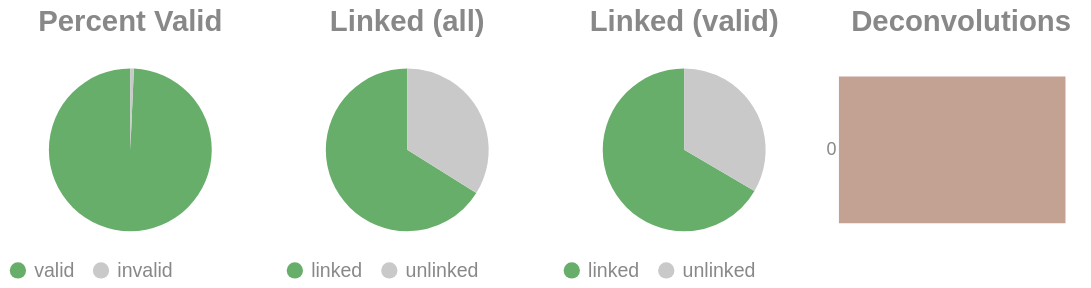

The code cell stored with this chart in its notebook:
### Code cell
if SKIPLR:
    pass
else:
    clash = Counter()
    for i in valids['molecule'].to_list():
        _mol = i.split("-")
        if len(_mol) == 1:
            clash.update('0')
        else:
            clash.update(_mol[-1])

    _d = {"deconvolutions": [], 'count': []}
    for k,v in clash.items():
        _d['deconvolutions'].append(k)
        _d['count'].append(v)

    tot_valid = valids['reads'].sum()
    mask = valids['reads'] >= 2
    n_linked_reads = valids.filter(mask)['reads'].sum()
    if n_linked_reads == 0:
        print_html("No linked molecules (>=2 reads) were detected; skipping linked-only distributions.")
        SKIPLR = True
    else:
        perc_valid = round(tot_valid / n_reads, 4)
        linked_perc_abs = round(n_linked_reads / n_reads, 4)
        linked_perc = round(n_linked_reads / tot_valid, 4)

    _valid = pl.DataFrame({"valids": ['valid', 'invalid'], "count": [tot_valid, n_reads - tot_valid]})
    _linked_abs = pl.DataFrame({"linked (absolute)": ['linked', 'unlinked'], "count": [n_linked_reads, n_reads - n_linked_reads]})
    _linked_rel = pl.DataFrame({"linked (valids)": ['linked', 'unlinked'], "count": [n_linked_reads, tot_valid - n_linked_reads]})

    (
        alt.hconcat(
            piechart(_valid, goodval = 'valid', title = "Percent Valid"),
            piechart(_linked_abs, goodval = "linked", title =  "Linked (all)"),
            piechart(_linked_rel, goodval = "linked", title =  "Linked (valid)"),
            convolutionbar(pl.DataFrame(_d), title = "Deconvolutions"),
            center = True,
            bounds = 'flush'
        )
        .resolve_scale(color='independent')
        .resolve_legend('independent')
        .properties(usermeta={'embedOptions': {"actions": False}})
    ).display()

### Figure 1 — Vega-Lite specification as saved in the notebook (floating-point values rounded to 4 significant figures)
{"width": "container", "height": 400, "config": {"title": {"anchor": "start", "dy": -15, "fontSize": 18, "color": "#888888", "subtitleColor": "#888888", "subtitleFontSize": 14}, "arc": {"fill": "#0072B2"}, "axis": {"domainColor": "#888888", "domainWidth": 0.5, "gridWidth": 0.2, "grid": false, "titleFontWeight": 400, "titleFontSize": 15, "labelFontSize": 11, "labelColor": "#888888", "tickColor": "#888888", "tickWidth": 0.2, "titleColor": "#888888"}, "axisBand": {"grid": false}, "axisX": {"grid": true, "tickSize": 10, "domainCap": "round"}, "axisY": {"domain": false, "grid": true, "tickSize": 0, "domainCap": "round"}, "background": "transparent", "header": {"labelFontSize": 15, "labelColor": "#888888", "titleFontSize": 15, "titleFontWeight": 600, "titleColor": "#888888"}, "legend": {"labelFont": "sans-serif", "labelFontSize": 12, "labelColor": "#888888", "symbolSize": 100, "symbolType": "circle", "titleFontSize": 12, "titlePadding": 10, "titleColor": "#888888", "title": null}, "range": {"category": ["#E69F00", "#56B4E9", "#009E73", "#F0E442", "#0072B2", "#D55E00", "#CC79A7", "#000000"], "diverging": ["#cfe8f3", "#a2d4ec", "#73bfe2", "#46abdb", "#1696d2", "#12719e"]}, "area": {"fill": "#0072B2", "fillOpacity": 0.7, "line": true, "strokeOpacity": 0.7}, "line": {"color": "#0072B2", "stroke": "#0072B2", "strokeWidth": 2}, "trail": {"color": "#0072B2", "stroke": "#0072B2", "strokeWidth": 0, "size": 1}, "point": {"filled": true, "fillOpacity": 1.0, "size": 95}, "text": {"color": "#888888", "fontSize": 11, "align": "right", "fontWeight": 400, "size": 11}, "bar": {"fill": "#0072B2", "stroke": null}, "view": {"stroke": null, "continuousWidth": 660, "continuousHeight": 400}}, "hconcat": [{"data": {"name": "data-9f6d78966eab3e8d84e64417b37e6bd6"}, "mark": {"type": "arc"}, "encoding": {"color": {"field": "valids", "legend": {"orient": "bottom", "title": null}, "scale": {"domain": ["valid", "invalid"], "range": ["#68ae6b", "#C9C9C9"]}, "title": "Valids", "type": "nominal"}, "theta": {"field": "count", "type": "quantitative"}, "tooltip": [{"field": "valids", "title": "Valids", "type": "ordinal"}, {"field": "percent", "format": ".2%", "title": "Percent", "type": "quantitative"}, {"field": "count", "title": "Count", "type": "quantitative"}]}, "height": 100, "title": {"text": "Percent Valid", "align": "center", "anchor": "middle"}, "transform": [{"calculate": "datum.count / 11306769", "as": "percent"}], "width": 150}, {"data": {"name": "data-edd3a9a15161bf499973f373e0417b37"}, "mark": {"type": "arc"}, "encoding": {"color": {"field": "linked (absolute)", "legend": {"orient": "bottom", "title": null}, "scale": {"domain": ["linked", "unlinked"], "range": ["#68ae6b", "#C9C9C9"]}, "title": "Linked (Absolute)", "type": "nominal"}, "theta": {"field": "count", "type": "quantitative"}, "tooltip": [{"field": "linked (absolute)", "title": "Linked (Absolute)", "type": "ordinal"}, {"field": "percent", "format": ".2%", "title": "Percent", "type": "quantitative"}, {"field": "count", "title": "Count", "type": "quantitative"}]}, "height": 100, "title": {"text": "Linked (all)", "align": "center", "anchor": "middle"}, "transform": [{"calculate": "datum.count / 11306769", "as": "percent"}], "width": 150}, {"data": {"name": "data-ddd8a7f0ab6f1c1cf878e21cb7526ba4"}, "mark": {"type": "arc"}, "encoding": {"color": {"field": "linked (valids)", "legend": {"orient": "bottom", "title": null}, "scale": {"domain": ["linked", "unlinked"], "range": ["#68ae6b", "#C9C9C9"]}, "title": "Linked (Valids)", "type": "nominal"}, "theta": {"field": "count", "type": "quantitative"}, "tooltip": [{"field": "linked (valids)", "title": "Linked (Valids)", "type": "ordinal"}, {"field": "percent", "format": ".2%", "title": "Percent", "type": "quantitative"}, {"field": "count", "title": "Count", "type": "quantitative"}]}, "height": 100, "title": {"text": "Linked (valid)", "align": "center", "anchor": "middle"}, "transform": [{"calculate": "datum.count / 11227909", "as": "percent"}], "width": 150}, {"data": {"name": "data-a3b0b1b26b3e4b194adb91127e5e7149"}, "mark": {"type": "bar"}, "encoding": {"color": {"field": "deconvolutions", "legend": null, "scale": {"scheme": "lightgreyred"}, "type": "nominal"}, "tooltip": [{"field": "deconvolutions", "title": "Deconvolutions", "type": "ordinal"}, {"field": "percent", "format": ".2%", "title": "Percent", "type": "quantitative"}, {"field": "count", "title": "Count", "type": "quantitative"}], "x": {"axis": null, "field": "count", "type": "quantitative"}, "y": {"field": "deconvolutions", "sort": "ascending", "title": null, "type": "nominal"}}, "height": 100, "title": {"text": "Deconvolutions", "align": "center", "anchor": "middle"}, "transform": [{"calculate": "datum.count / 6026026", "as": "percent"}], "width": 150}], "bounds": "flush", "center": true, "resolve": {"legend": {"angle": "independent"}, "scale": {"color": "independent"}}, "usermeta": {"embedOptions": {"actions": false}}, "$schema": "https://vega.github.io/schema/vega-lite/v6.1.0.json", "datasets": {"data-9f6d78966eab3e8d84e64417b37e6bd6": [{"valids": "valid", "count": 11227909}, {"valids": "invalid", "count": 78860}], "data-edd3a9a15161bf499973f373e0417b37": [{"linked (absolute)": "linked", "count": 7475483}, {"linked (absolute)": "unlinked", "count": 3831286}], "data-ddd8a7f0ab6f1c1cf878e21cb7526ba4": [{"linked (valids)": "linked", "count": 7475483}, {"linked (valids)": "unlinked", "count": 3752426}], "data-a3b0b1b26b3e4b194adb91127e5e7149": [{"deconvolutions": "0", "count": 6026026}]}}
